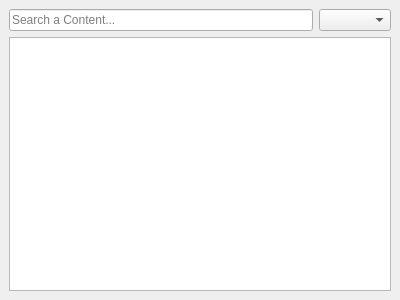
<?xml version="1.0" encoding="UTF-8"?>
<ui version="4.0">
 <class>DockWidget</class>
 <widget class="QDockWidget" name="DockWidget">
  <property name="geometry">
   <rect>
    <x>0</x>
    <y>0</y>
    <width>400</width>
    <height>300</height>
   </rect>
  </property>
  <property name="windowTitle">
   <string>Contents</string>
  </property>
  <widget class="QWidget" name="dockWidgetContents">
   <layout class="QVBoxLayout" name="verticalLayout">
    <item>
     <layout class="QHBoxLayout" name="horizontalLayout">
      <item>
       <widget class="QLineEdit" name="lineEdit">
        <property name="placeholderText">
         <string>Search a Content...</string>
        </property>
       </widget>
      </item>
      <item>
       <widget class="QComboBox" name="comboBox"/>
      </item>
     </layout>
    </item>
    <item>
     <widget class="QTreeView" name="treeView"/>
    </item>
   </layout>
  </widget>
 </widget>
 <resources/>
 <connections/>
</ui>
